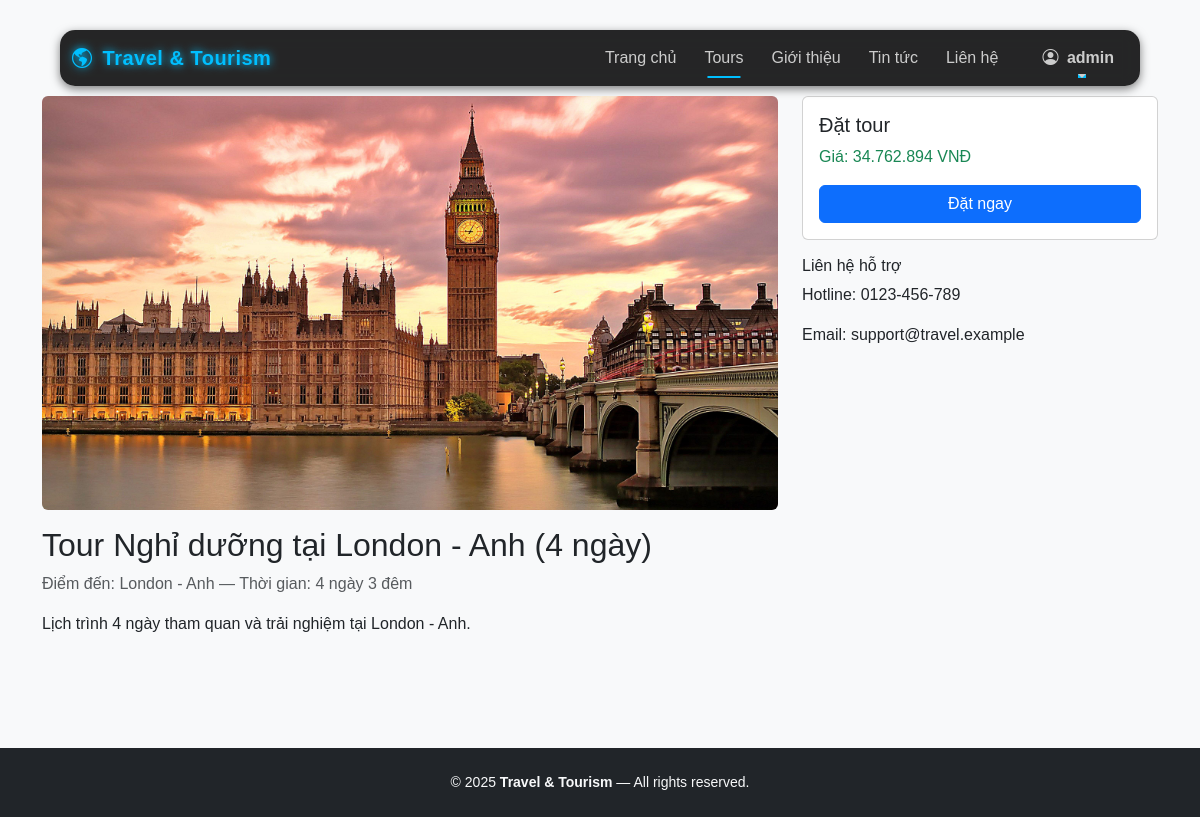
The page /tour/1067/ (signed in) on the database its author committed.
### home/models.py (models this page shows, shortened)
class Tour(models.Model):
    destination = models.ForeignKey(
        Destination,
        on_delete=models.CASCADE,
        related_name='tours',
        verbose_name="Điểm đến"
    )
    title = models.CharField(max_length=250, verbose_name="Tên tour")
    price = models.DecimalField(max_digits=12, decimal_places=0, null=True, blank=True, verbose_name="Giá (VNĐ)")
    duration = models.CharField(max_length=100, blank=True, verbose_name="Thời lượng")
    schedule = models.TextField(blank=True, verbose_name="Lịch trình")
    image = models.ImageField(upload_to='tours/', null=True, blank=True, verbose_name="Ảnh tour")
    featured = models.BooleanField(default=False, verbose_name="Tour nổi bật")
    created_at = models.DateTimeField(auto_now_add=True)
    class Meta:
        ordering = ['-created_at']
        verbose_name = "Tour du lịch"
        verbose_name_plural = "Danh sách tour"
    @property
    def image_url(self):
        if self.image and hasattr(self.image, 'url'):
            return self.image.url
        return self.destination.image_url

class Destination(models.Model):
    name = models.CharField(max_length=200, unique=True, verbose_name="Tên điểm đến")
    location = models.CharField(max_length=150, blank=True, verbose_name="Vị trí")
    description = models.TextField(blank=True, verbose_name="Mô tả")
    category = models.CharField(max_length=50, blank=True, verbose_name="Phân loại")  # e.g. Biển, Núi, Văn hóa
    image = models.ImageField(upload_to='destinations/', null=True, blank=True, verbose_name="Ảnh đại diện")
    featured = models.BooleanField(default=False, verbose_name="Nổi bật")
    created_at = models.DateTimeField(auto_now_add=True)
    class Meta:
        ordering = ['name']
        verbose_name = "Điểm đến"
        verbose_name_plural = "Danh sách điểm đến"

### home/views.py (the view)
# urls.py: path('tour/<int:id>/', views.tour_detail, name='tour_detail'),  # tour-detail.html
def tour_detail(request, id):
    tour = get_object_or_404(Tour, id=id)
    related_tours = Tour.objects.filter(destination=tour.destination).exclude(id=tour.id)[:3]
    if tour.price is not None:
        tour.price = f"{tour.price:,.0f}".replace(",", ".")  # Ví dụ: 34.762.894
    else:
        tour.price = "Liên hệ"
    return render(request, 'tour-detail.html', {
        'tour': tour,
        'related_tours': related_tours
    })

### home/home/templates/tour-detail.html (shortened to what this page needs)
{% extends 'base.html' %}
{% block content %}
<div class="row">
  <div class="col-md-8">
    <img src="{{ tour.image_url }}" class="img-fluid rounded mb-3" alt="{{ tour.title }}">
    <h2>{{ tour.title }}</h2>
    <p class="text-muted">Điểm đến: {{ tour.destination.name }} — Thời gian: {{ tour.duration }}</p>
    <p>{{ tour.schedule|linebreaks }}</p>
  </div>
  <div class="col-md-4">
    <div class="card p-3">
      <h5>Đặt tour</h5>
      <p class="text-success">Giá: {{ tour.price }} VNĐ</p>
      <form method="post">
        <button class="btn btn-primary w-100">Đặt ngay</button>
      </form>
    </div>
    <div class="mt-3">
      <h6>Liên hệ hỗ trợ</h6>
      <p>Hotline: 0123-456-789</p>
      <p>Email: support@travel.example</p>
    </div>
  </div>
</div>
{% endblock %}

### home/home/templates/base.html (shortened to what this page needs)
{% load static %}
<!DOCTYPE html>
<html lang="vi">
<head>
  <link href="https://cdn.jsdelivr.net/npm/bootstrap@5.3.2/dist/css/bootstrap.min.css" rel="stylesheet">
  <link href="https://cdn.jsdelivr.net/npm/bootstrap-icons@1.11.1/font/bootstrap-icons.css" rel="stylesheet">
  <link rel="stylesheet" href="{% static 'css/style.css' %}">
</head>
<body>
  <nav class="navbar navbar-expand-lg navbar-dark fixed-top custom-navbar">
    <div class="container">
      <a class="navbar-brand fw-bold" href="{% url 'home' %}">
        <i class="bi bi-globe-americas me-1"></i> Travel & Tourism
      </a>
      <div class="collapse navbar-collapse" id="nav">
        <ul class="navbar-nav ms-auto mb-2 mb-lg-0">
          <li class="nav-item">
            <a class="nav-link {% if request.path == '/' %}active{% endif %}" href="{% url 'home' %}">Trang chủ</a>
          </li>
          <li class="nav-item">
            <a class="nav-link {% if 'tour' in request.path %}active{% endif %}" href="{% url 'tour_list' %}">Tours</a>
          </li>
          <li class="nav-item">
            <a class="nav-link {% if 'about' in request.path %}active{% endif %}" href="{% url 'about' %}">Giới thiệu</a>
          </li>
          <li class="nav-item">
            <a class="nav-link {% if 'news' in request.path %}active{% endif %}" href="{% url 'news_list' %}">Tin tức</a>
          </li>
          <li class="nav-item">
            <a class="nav-link {% if 'contact' in request.path %}active{% endif %}" href="{% url 'contact' %}">Liên hệ</a>
          </li>
        </ul>
        <ul class="navbar-nav ms-3">
          {% if user.is_authenticated %}
            <li class="nav-item dropdown">
              <a class="nav-link dropdown-toggle text-info fw-semibold" href="#" role="button" data-bs-toggle="dropdown">
                <i class="bi bi-person-circle me-1"></i> {{ user.username }}
              </a>
            </li>
          {% endif %}
        </ul>
      </div>
    </div>
  </nav>
  <main class="py-5 mt-5">
    <div class="container">
      {% block content %}{% endblock %}
    </div>
  </main>
  <footer class="footer text-center py-4 mt-5 bg-dark text-light">
    <div class="container small">
      &copy; 2025 <strong>Travel & Tourism</strong> — All rights reserved.
    </div>
  </footer>
</body>
</html>

### home/static/css/style.css (style rules this page uses)
.custom-navbar { backdrop-filter: blur(8px); background: rgba(0, 0, 0, 0.85) !important; box-shadow: 0 3px 10px rgba(0, 0, 0, 0.5); transition: all 0.3s ease; }
.navbar-brand { color: #00bfff !important; font-weight: 700; letter-spacing: 0.5px; text-shadow: 0 0 8px #00bfff; }
.navbar .nav-link { color: #ccc !important; position: relative; font-weight: 500; margin: 0 6px; transition: all 0.3s ease; }
.navbar .nav-link::after { content: ""; position: absolute; bottom: 0; left: 50%; width: 0%; height: 2px; background: #00bfff; transition: all 0.3s ease; transform: translateX(-50%); }
.navbar .nav-link:hover::after, .navbar .nav-link.active::after { width: 60%; }
.footer { background: #0d1117; color: #aaa; }
body { background-color: #f8f9fa; font-family: "Poppins", sans-serif; }
main { min-height: 70vh; }
nav { background: #fff; border-radius: 15px; margin: 30px auto; width: 90%; }

### rows shown on the page
Tour: image_url (picture), title "Tour Nghỉ dưỡng tại London - Anh (4 ngày)", destination.name "London - Anh", duration "4 ngày 3 đêm", schedule "Lịch trình 4 ngày tham quan và trải nghiệm tại London - Anh.", price "34.762.894"

### other values the page prints
{{ user.username }} "admin"
